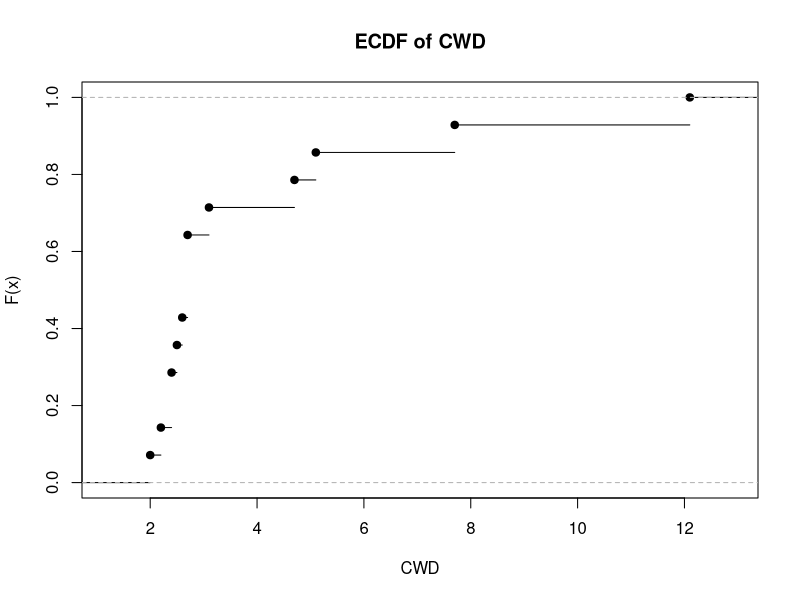
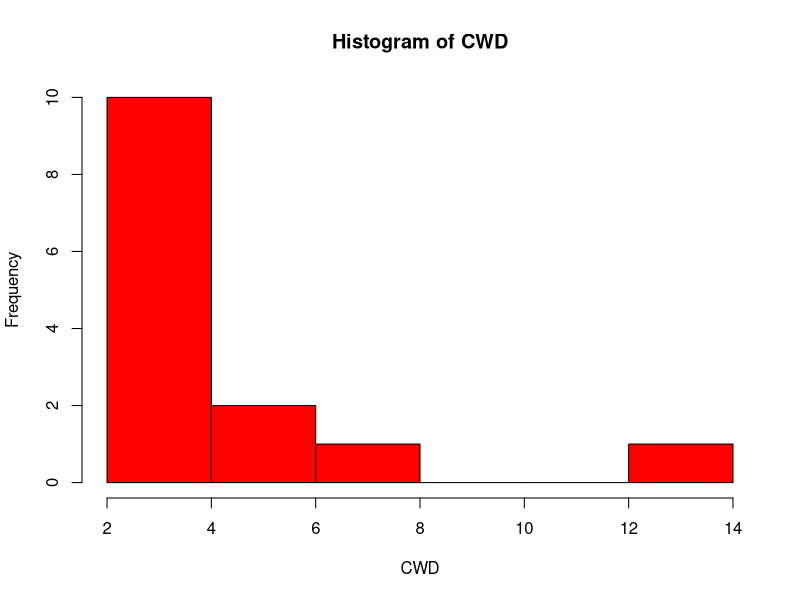
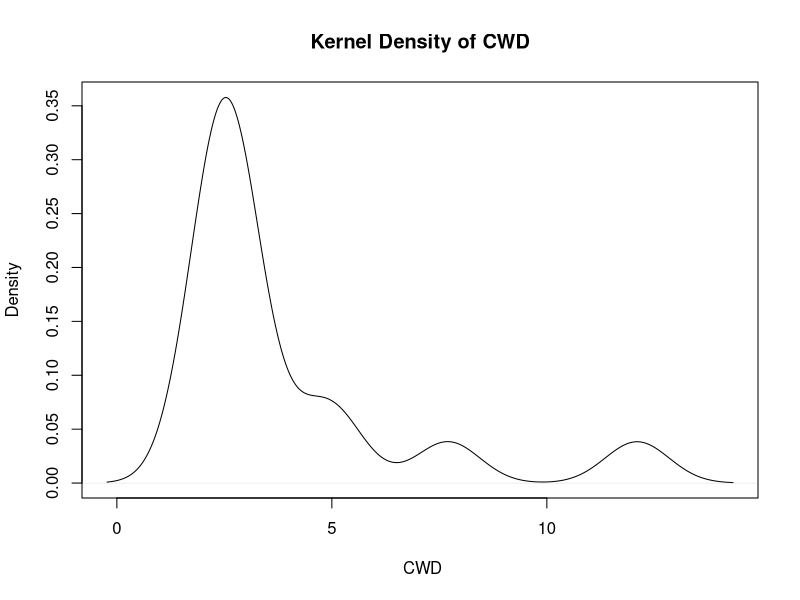

Recreate these plots in R, in order. (Note: this script raises an error after producing the figures.)
## Exercise 1
sal <- read.table("salamanders.txt")
sal
View(sal)

# structures
str(sal)

# number of rows
nrow(sal)

# number of columns/variables
ncol(sal)


colnames(sal) <- sal[1, ]

sal <- sal[-1, ]


View(sal)

## Question 3

#a

std_dev <- sd(sal$CWD)

std_dev

avg <- mean(as.numeric(sal$CWD))
avg

cv <- std_dev/avg *100

cv

iqr <- IQR(sal$CWD)

# Question 4

# ecdf graph
plot(ecdf(as.numeric(sal$CWD)), 
     main = "ECDF of CWD",
     xlab = "CWD",
     ylab = "F(x)")

# histogram
hist(as.numeric(sal$CWD),
     main = "Histogram of CWD",
     xlab = "CWD",
     col = "red")

plot(density(as.numeric(sal$CWD)),
     main = "Kernel Density of CWD",
     xlab = " CWD")

boxplot(sal$CWD,
        main = "Boxplot of CWD",
        ylab = "CWD")

## Question 5

stat_vars <- sal[, c("abund", "fecund", "CWD")]

View(stat_vars)

stat_vars$abund <- as.numeric(stat_vars$abund)

stat_vars$fecund <- as.numeric(stat_vars$fecund)

stat_vars$CWD <- as.numeric(stat_vars$CWD)

# covariance matrix
cov(stat_vars)

# pearson's correlation matrix
cor(stat_vars, method = "pearson")

# spearman correlation matrix
cor(stat_vars, method = "spearman")

# Question 6

hist(as.numeric(sal$CWD))

shapiro.test(as.numeric(sal$CWD))

hist(log(as.numeric(sal$CWD)))

hist(sqrt(as.numeric(sal$CWD)))

shapiro.test(log(as.numeric(sal$CWD)))


shapiro.test(sqrt(as.numeric(sal$CWD)))

## Question 7

sal_scaled <- scale(stat_vars)

sal_scaled

colMeans(sal_scaled)

# No, because the rows represent different observations
# and not different variables. If it were to represent
# different variables, then one can use row standardization
